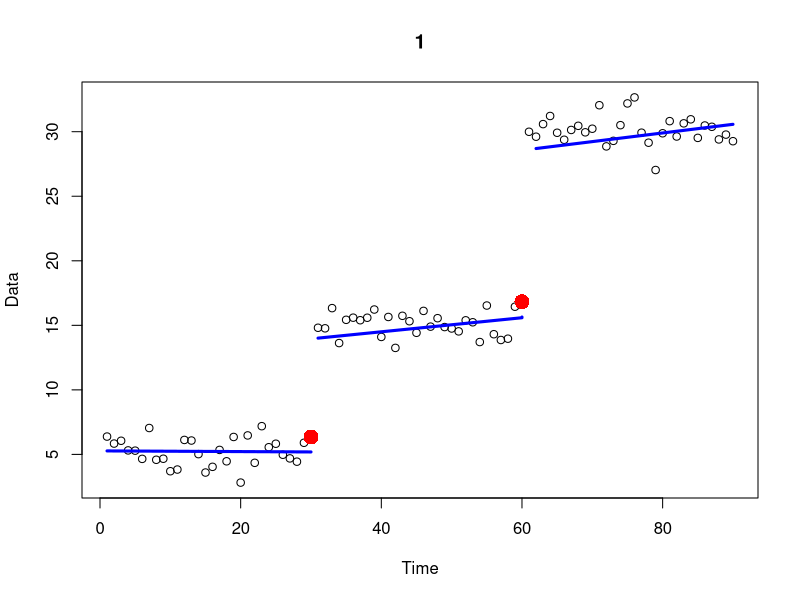
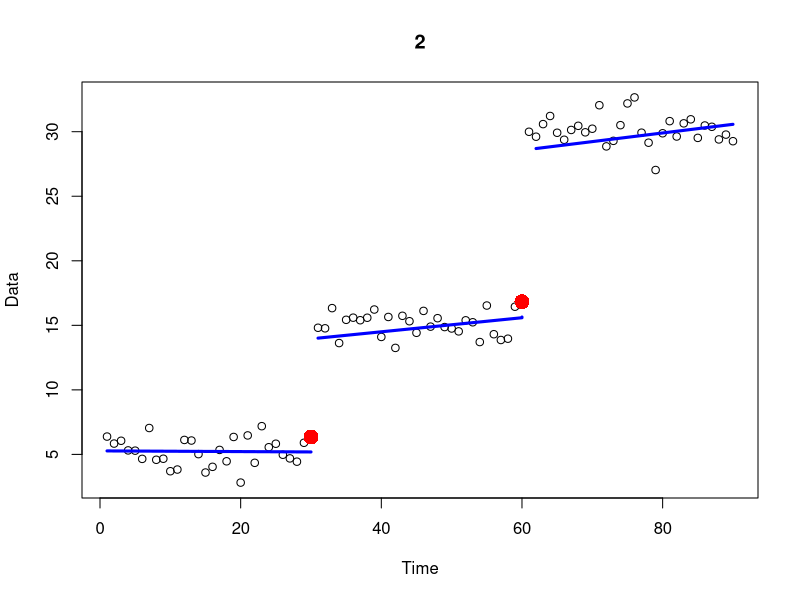
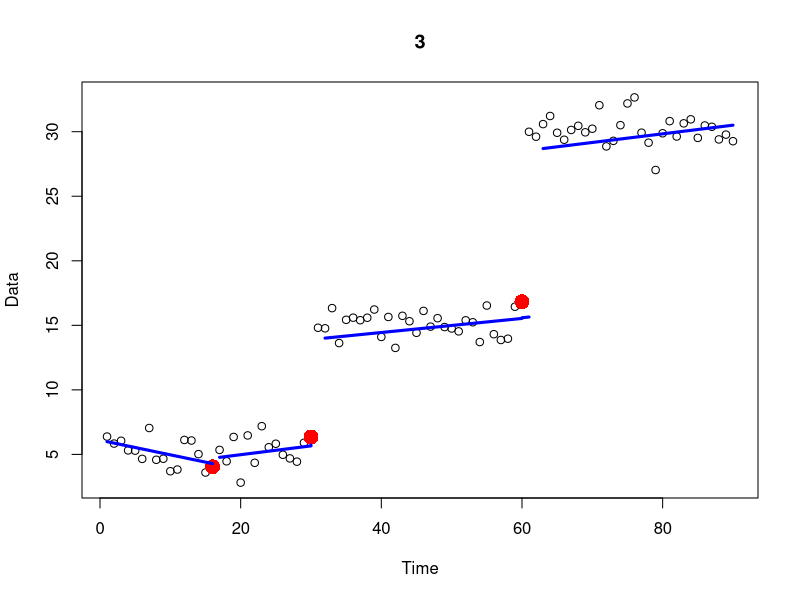
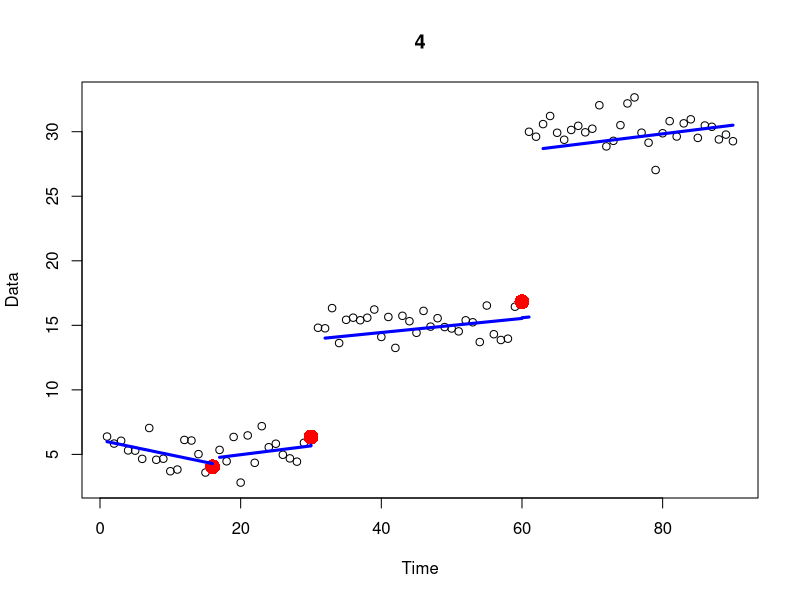
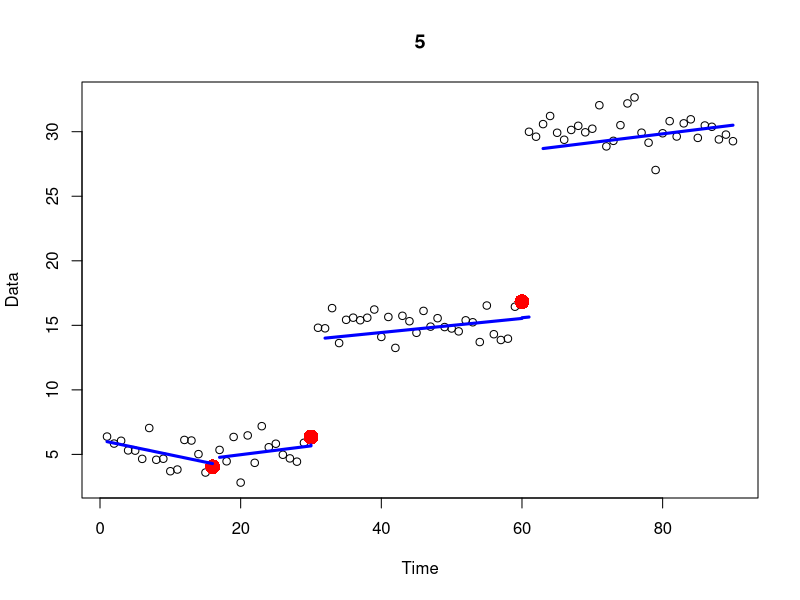
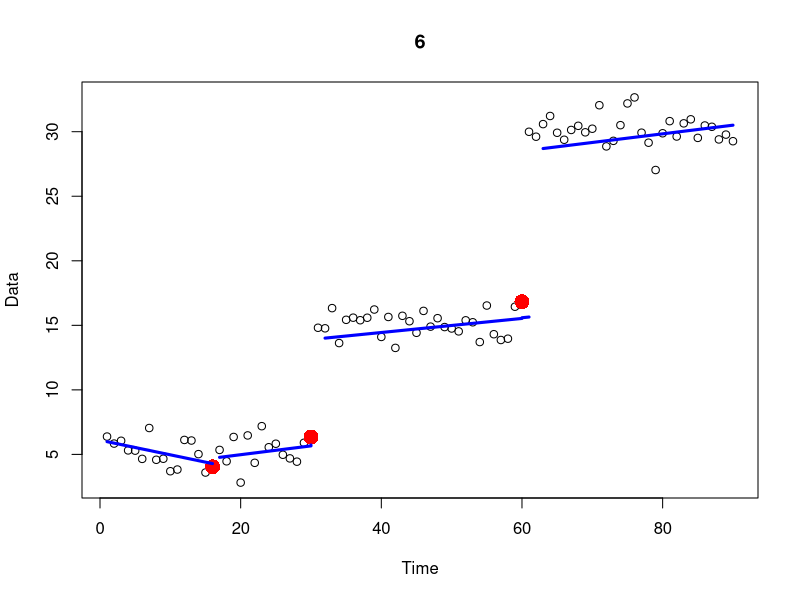
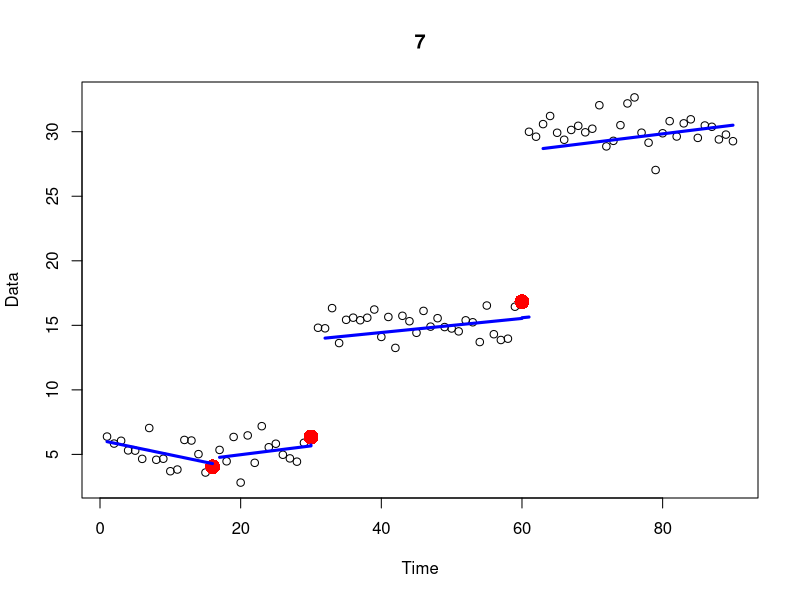
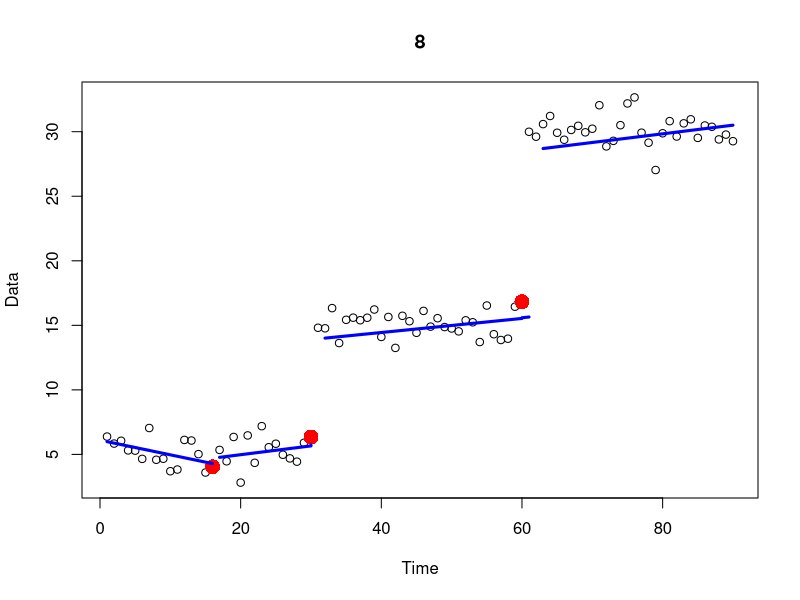

R code for these plots, in order:
#creating our data 
first = rnorm(30, mean = 5, sd = 1) #30 random data points from a normal distribution with mean of 5
second = rnorm(30, mean = 15, sd = 1) #30 random data points from a normal distribution with mean of 15
third = rnorm(30, mean = 30, sd = 1) #30 random data points from a normal distribution with mean of 30

dif_means_0 = c(first) #setting up null set
dif_means_1 = c(first, second) #adding two sets of data points together 
dif_means_2 = c(first, second, third) #adding three sets of data points together

time_0 = 1:30
time_1 = 1:60
time_2 = 1:90

test_data_0 = data.frame(time_0, dif_means_0) #our data with x = time and y = data from 1 set
test_data_1 = data.frame(time_1, dif_means_1) #our data with x = time and y = data from 2 sets
test_data_2 = data.frame(time_2, dif_means_2) #our data with x = time and y = data from 3 sets

#downloading the strucchange package
#install.packages("strucchange")
library("strucchange")

#Bai-Perron Method
bkpts_0 = breakpoints(test_data_0$dif_means_0 ~ test_data_0$time_0, breaks = 5, h = 0.1) #no break points 
bkpts_0$breakpoints #list of x-values (time) for breakpoints

bkpts_1 = breakpoints(test_data_1$dif_means_1 ~ test_data_1$time_1, breaks = 5, h = 0.1) #no break points 
bkpts_1$breakpoints #list of x-values (time) for breakpoints

bkpts_2 = breakpoints(test_data_2$dif_means_2 ~ test_data_2$time_2, breaks = 5, h = 0.1) #no break points 
bkpts_2$breakpoints #list of x-values (time) for breakpoints

#-----------------------------------------------------------------

#complete BAR - Variation 0 (Random/Random/Random)


#-------Key:
# k           = breakpoint's x-axis values 
# time        = integer x-values of the entire data set 
# interations = number of runs through Metropolis hastings 
# make        = the proportion (decimal) of the make step to occuring
# murder      = the proportion (decimal) of the murder step to occuring
#note: the make and murder need to add to less then one 
#graph        = yes or no to graphing the function 
bar0 = function(k, time, data, iterations, make, murder, graph){
  
  library(MASS)
  
  prob_mmm = c(make, murder) #combining the two probabilties of make and murder that the user specifies 
  
  full_data = cbind(as.numeric(time), as.numeric(data)) #combing the time and data inputs from user
  
  n = max(full_data[,1]) #finding max value
  
  k_ends = c(min(full_data[,1]), k, max(full_data[,1])) #adding in end points to k values 
  
  
  fitMetrics<-function(k_ends, test_data, graph, count ){
    
    #create sum objects
    sum_loglik = 0
    
    f = NULL
    x = NULL
    #get and sum log likelihood for regressions of all intervals
    if(length(k_ends) < 3 ){
      model = lm(test_data[,2]~test_data[,1])
      sum_loglik = logLik(model)[1]
    }else{
      for(i in 1:length(k_ends)) {
        if(k_ends[i] != 1){
          min = k_ends[i-1]
          x_values = test_data[c(min:k_ends[i]),1] #getting the x values in the interval
          y_values = test_data[c(min:k_ends[i]),2] #getting the y values in the interval
          data = data.frame(x_values, y_values) #re-making this into a dataframe 
          model = lm(y_values~x_values)
          sum_loglik = sum_loglik + logLik(model)[1]
          
          f = c(f,model$fitted.values, "here")
          x = c(x, x_values)
          
        }
      }
    }
    if(graph == "yes") {
      graphing(x, f, k_ends, count )
    }
    return(sum_loglik)
  }
  
  
  graphing <- function(x, f, k_ends , count) {
    k = k_ends[-c(1, which.max(k_ends))]
    plot(full_data, xlab="Time", ylab="Data", main = count)
    points(k,full_data[k,2], col="red", pch= 16, cex = 2)
    xx = NULL
    fit = NULL
    for(i in 1:length(f) ) {
      if(f[i] == "here") {
        lines(xx, fit, col="blue",lwd=3)
        xx = NULL
        fit = NULL 
      } else {
        xx = c(xx , x[i])
        fit = c(fit, f[i])
      }
    }
    
  }
  
  #random make function, this makes a random point 
  count = 0 
  barMake0<-function(k_ends){
    
    count = count + 1 #this check to make sure we do not get stuck in an infinite loop 
    if(count < 10 ) {
      rand_spot = sample(k_ends[1]:k_ends[length(k_ends)], 1) #selects a random spot
      k_ends_final = sort(c(k_ends, rand_spot)) #adds the random spot and sorts it 
      d = diff(k_ends_final) #finds the difference between all the spots 
      if(min(d) < 3) { #this make sure an additional point is not to close to a point already in existance 
        barMake0(k_ends)
      } else {
        return(k_ends_final) #the old breakpoints + the new breakpoints 
      }
    }else {
      return(k_ends)
    }
    
  }
  
  
  #this function kills one breakpoint randomly 
  barMurder0<-function(k_ends){
    
    k = k_ends[c(-1,-length(k_ends))]
    random_num = sample(1:length(k), 1)
    k_ends_final = k_ends[-(random_num+1)]
    return(k_ends_final)
    
  }
  
  #kills a point randomly and then adds a point randomly 
  barMove0<-function(k_ends){
    
    k_ends_less = barMurder0(k_ends)
    k_ends_final = barMake0(k_ends_less)
    return(k_ends_final)
    
  }
  
  #initializing matrixes 
  ratio_data = matrix(NA, nrow=1, ncol=4)
  all_k_new = matrix(NA, nrow=1, ncol=(n/3))
  all_k_best = matrix(NA, nrow=1, ncol=(n/3))
  
  #Metroplis Hastings 
  for(i in 1:iterations){
    
    old_loglik = fitMetrics(k_ends, full_data, "yes", i )
    
    u_step = runif(1) #random number from 0 to 1 taken from a uniform distribution for selecting step
    
    if(length(k_ends) < 3 | u_step < prob_mmm[1]){
      c_step = "make"
    } else if(u_step > prob_mmm[1] & u_step < sum(prob_mmm)){
      c_step = "murder"
    } else{
      c_step = "move"
    }
    
    if(c_step == "make"){
      k_ends_new = barMake0(k_ends)
    } else if (c_step == "murder"){
      k_ends_new = barMurder0(k_ends)
    } else{
      k_ends_new = barMove0(k_ends)
    }
    
    new_loglik = fitMetrics(k_ends_new, full_data, "no")
    
    ratio = new_loglik - old_loglik
    u_ratio = runif(1) #random number from 0 to 1 taken from a uniform distribution 
    
    if(ratio > u_ratio) {
      choice = "new"
    } else {
      choice = "old"
    }
    
    if(choice == "new"){
      k_ends = k_ends_new
    }else{
      k_ends = k_ends
    }
    
    ratio_data_print = c(ratio, u_ratio, old_loglik, new_loglik)
    k_ends_new_print = c(k_ends_new, rep(NA, (n/3)-length(k_ends_new)))
    k_ends_best_print = c(k_ends, rep(NA, (n/3)-length(k_ends)))
    
    ratio_data = rbind(ratio_data, ratio_data_print)
    all_k_new = rbind(all_k_new, k_ends_new_print)
    all_k_best = rbind(all_k_best, k_ends_best_print)
    
  }
  
  #cleaning up the matrixs 
  ratio_data = ratio_data[-1,]
  all_k_new = all_k_new[,-1]
  all_k_best = all_k_best[,-1]
  all_k_new = all_k_new[-1,colSums(is.na(all_k_new))<nrow(all_k_new)]
  all_k_best = all_k_best[-1,colSums(is.na(all_k_best))<nrow(all_k_best)]
  clean_max = max(all_k_new[1,], na.rm=TRUE)
  all_k_new = ifelse(all_k_new == clean_max,NA,all_k_new)
  all_k_best = ifelse(all_k_best == clean_max,NA,all_k_best)
  
  if(graph == "yes") {
    #plotting 
    plot(full_data, main = 1, xlab = "Time")
    points(all_k_new[1,],full_data[all_k_new[1,],2], col="blue", pch= 16, cex = 2)
    points(all_k_best[1,],full_data[all_k_best[1,],2], col="red", pch= 16, cex=2)
    
    num = iterations / 5
    for(i in 1:num) {
      n = i * 5 
      if(is.na(all_k_new[n,]) ) {
        plot(full_data, main = n, xlab = "Time")
        points(all_k_best[n,],full_data[all_k_best[n,],2], col="red", pch= 16, cex = 2)
      } else {
        plot(full_data, main = n, xlab = "Time")
        points(all_k_new[n,],full_data[all_k_new[n,],2], col="blue", pch= 16, cex = 2)
        points(all_k_best[n,],full_data[all_k_best[n,],2], col="red", pch= 16, cex = 2)
      }
    }
  }
  
  #prints the results
  return(list(ratio_data, all_k_new, all_k_best))
  
}

#calling the function
bar_result = bar0(bkpts_2$breakpoints, test_data_2[,1], test_data_2[,2], 20, 0.4, 0.4, "no")

bar0(bkpts_2$breakpoints, test_data_2[,1], test_data_2[,2], 50, 0.4, 0.4, "no")



#----------------------------------------------------------------------------
#plotting 
x=c(1:100)
y=c(1:100)
x.1 = c(1:20)
x.2 = c(21:40)
x.3 = c(41:100)
y.1 = c(1:20)
y.2 = c(21:40)
y.3 = c(41:100)
fit.1 = lm(y.1~x.1)
fit.2 = lm(y.2~x.2)
fit.3 = lm(y.3~x.3)


f = c( fit.1$fitted.values, 100000)
f = c(f,   fit.2$fitted.values ,100000)
f = c(f, fit.3$fitted.values, 100000 )


why = c( y.1)
why = c(why, y.2)
why = c(why, y.3)

plot(x,y)
yy = 0
fit = 0 
for(i in 1:length(f) ) {
  if(f[i] == 100000) {
    lines(yy, fit, col=i)
    yy = NULL
    fit = NULL 
  } else {
    yy = c(yy , why[i])
    fit = c(fit, f[i])
  }
}


#plotting try two 
#plotting 
k_ends= c(1,bkpts_2$breakpoints,90)
k = bkpts_2$breakpoints
test_data = test_data_2

f = NULL
why = NULL
for(i in 1:length(k_ends)) {
  if(k_ends[i] != 1){
    min = k_ends[i-1]
    x_values = test_data[c(min:k_ends[i]),1] #getting the x values in the interval
    y_values = test_data[c(min:k_ends[i]),2] #getting the y values in the interval
    data = data.frame(x_values, y_values) #re-making this into a dataframe 
    model = lm(y_values~x_values)
    
    f = c(f,model$fitted.values, "here")
    why = c(why, x_values)
    
  }
}

plot(test_data)
points(k,test_data[k,2], col="blue", pch= 16, cex = 2)
xx = NULL
fit = NULL
for(i in 1:length(f) ) {
  if(f[i] == "here") {
    print(fit)
    lines(xx, fit, col="purple",lwd=3)
    print(fit)
    xx = NULL
    fit = NULL 
  } else {
    xx = c(xx , why[i])
    fit = c(fit, f[i])
  }
}
